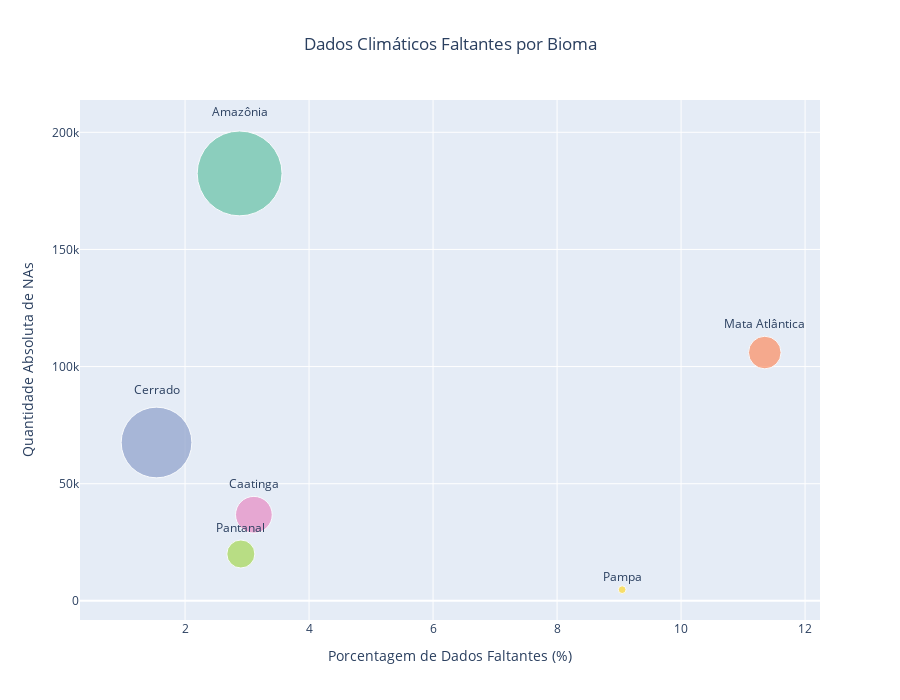

The notebook cell this image was saved under:
### Markdown cell above
### Distribuição dos dados faltantes por bioma
**Insight**: o bioma com maior quantidade de dados faltantes é a Amazônia.

### Code cell
na_biome = (
    df_na
    .group_by('bioma')
    .agg(pl.len().alias('count_na'))
    .sort('count_na', descending=True)
)

total_biome = (
    df_daily
    .group_by('bioma')
    .agg(pl.len().alias('count_total'))
)

biome_comp = (
    na_biome
    .join(total_biome, on='bioma', how='left')
    .with_columns([
        ((pl.col('count_na') / pl.col('count_total')) * 100)
        .round(2)
        .alias('perc_na')
    ])
    .with_columns([
        pl.col('count_na').map_elements(
            lambda x: f"{x:_.0f}".replace('_', '.'), # Formata contagem para hover
            return_dtype=pl.Utf8
        ).alias('count_na_fmt'),
        pl.col('count_total').map_elements(
            lambda x: f"{x:_.0f}".replace('_', '.'), # Formata contagem para hover
            return_dtype=pl.Utf8
        ).alias('count_total_fmt')
    ])
)

fig = px.scatter(
    biome_comp,
    x='perc_na',
    y='count_na',
    size='count_total',
    color='bioma',
    text='bioma',
    size_max=60,
    custom_data=['count_na_fmt', 'count_total_fmt'],
    labels={
        'perc_na': 'Porcentagem de Dados Faltantes (%)',
        'count_na': 'Quantidade Absoluta de NAs',
        'count_total': 'Total de Registros'
    },
    title='Dados Climáticos Faltantes por Bioma',
    height=700,
    color_discrete_sequence=px.colors.qualitative.Set2
)

# Ajusta posição dos labels
fig.update_traces(
    textposition='top center',
    hovertemplate='<b>%{text}</b><br>' +
                  'Porcentagem: %{x:.1f}%<br>' +
                  'Quantidade absoluta: %{customdata[0]}<br>' +
                  'Total de registros: %{customdata[1]}' +
                  '<extra></extra>',
)

fig.update_layout(
    title={'x': 0.5, 'xanchor': 'center'},
    xaxis=dict(title_font=dict(size=14)),
    yaxis=dict(title_font=dict(size=14)),
    showlegend=False,
    font=dict(size=12)
)

fig.show()

### Figure 1 — Plotly figure (JSON) as saved in the notebook; plotly's stock layout.template omitted (floating-point values rounded to 4 significant figures)
{"data": [{"customdata": [["182.445", "6.329.555"]], "hovertemplate": "<b>%{text}</b><br>Porcentagem: %{x:.1f}%<br>Quantidade absoluta: %{customdata[0]}<br>Total de registros: %{customdata[1]}<extra></extra>", "legendgroup": "Amazônia", "marker": {"color": "rgb(102,194,165)", "size": [6329555], "sizemode": "area", "sizeref": 1758.0, "symbol": "circle"}, "mode": "markers+text", "name": "Amazônia", "orientation": "v", "showlegend": true, "text": ["Amazônia"], "textposition": "top center", "type": "scatter", "x": [2.88], "xaxis": "x", "y": [182445], "yaxis": "y"}, {"customdata": [["105.991", "933.904"]], "hovertemplate": "<b>%{text}</b><br>Porcentagem: %{x:.1f}%<br>Quantidade absoluta: %{customdata[0]}<br>Total de registros: %{customdata[1]}<extra></extra>", "legendgroup": "Mata Atlântica", "marker": {"color": "rgb(252,141,98)", "size": [933904], "sizemode": "area", "sizeref": 1758.0, "symbol": "circle"}, "mode": "markers+text", "name": "Mata Atlântica", "orientation": "v", "showlegend": true, "text": ["Mata Atlântica"], "textposition": "top center", "type": "scatter", "x": [11.35], "xaxis": "x", "y": [105991], "yaxis": "y"}, {"customdata": [["67.595", "4.396.363"]], "hovertemplate": "<b>%{text}</b><br>Porcentagem: %{x:.1f}%<br>Quantidade absoluta: %{customdata[0]}<br>Total de registros: %{customdata[1]}<extra></extra>", "legendgroup": "Cerrado", "marker": {"color": "rgb(141,160,203)", "size": [4396363], "sizemode": "area", "sizeref": 1758.0, "symbol": "circle"}, "mode": "markers+text", "name": "Cerrado", "orientation": "v", "showlegend": true, "text": ["Cerrado"], "textposition": "top center", "type": "scatter", "x": [1.54], "xaxis": "x", "y": [67595], "yaxis": "y"}, {"customdata": [["36.754", "1.182.761"]], "hovertemplate": "<b>%{text}</b><br>Porcentagem: %{x:.1f}%<br>Quantidade absoluta: %{customdata[0]}<br>Total de registros: %{customdata[1]}<extra></extra>", "legendgroup": "Caatinga", "marker": {"color": "rgb(231,138,195)", "size": [1182761], "sizemode": "area", "sizeref": 1758.0, "symbol": "circle"}, "mode": "markers+text", "name": "Caatinga", "orientation": "v", "showlegend": true, "text": ["Caatinga"], "textposition": "top center", "type": "scatter", "x": [3.11], "xaxis": "x", "y": [36754], "yaxis": "y"}, {"customdata": [["20.007", "690.710"]], "hovertemplate": "<b>%{text}</b><br>Porcentagem: %{x:.1f}%<br>Quantidade absoluta: %{customdata[0]}<br>Total de registros: %{customdata[1]}<extra></extra>", "legendgroup": "Pantanal", "marker": {"color": "rgb(166,216,84)", "size": [690710], "sizemode": "area", "sizeref": 1758.0, "symbol": "circle"}, "mode": "markers+text", "name": "Pantanal", "orientation": "v", "showlegend": true, "text": ["Pantanal"], "textposition": "top center", "type": "scatter", "x": [2.9], "xaxis": "x", "y": [20007], "yaxis": "y"}, {"customdata": [["4.777", "52.800"]], "hovertemplate": "<b>%{text}</b><br>Porcentagem: %{x:.1f}%<br>Quantidade absoluta: %{customdata[0]}<br>Total de registros: %{customdata[1]}<extra></extra>", "legendgroup": "Pampa", "marker": {"color": "rgb(255,217,47)", "size": [52800], "sizemode": "area", "sizeref": 1758.0, "symbol": "circle"}, "mode": "markers+text", "name": "Pampa", "orientation": "v", "showlegend": true, "text": ["Pampa"], "textposition": "top center", "type": "scatter", "x": [9.05], "xaxis": "x", "y": [4777], "yaxis": "y"}], "layout": {"font": {"size": 12}, "height": 700, "legend": {"itemsizing": "constant", "title": {"text": "bioma"}, "tracegroupgap": 0}, "showlegend": false, "title": {"text": "Dados Climáticos Faltantes por Bioma", "x": 0.5, "xanchor": "center"}, "xaxis": {"anchor": "y", "domain": [0, 1], "title": {"font": {"size": 14}, "text": "Porcentagem de Dados Faltantes (%)"}}, "yaxis": {"anchor": "x", "domain": [0, 1], "title": {"font": {"size": 14}, "text": "Quantidade Absoluta de NAs"}}}}
